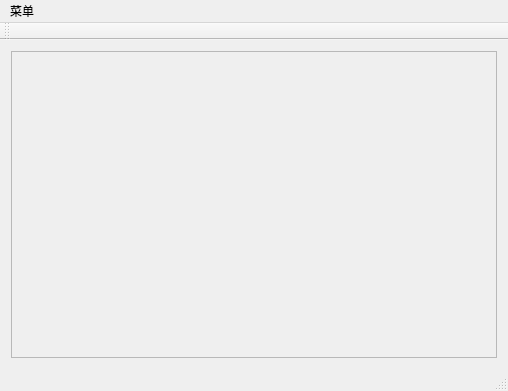
<?xml version="1.0" encoding="UTF-8"?>
<ui version="4.0">
 <class>MainWindow</class>
 <widget class="QMainWindow" name="MainWindow">
  <property name="geometry">
   <rect>
    <x>0</x>
    <y>0</y>
    <width>508</width>
    <height>391</height>
   </rect>
  </property>
  <property name="minimumSize">
   <size>
    <width>508</width>
    <height>391</height>
   </size>
  </property>
  <property name="windowTitle">
   <string>MainWindow</string>
  </property>
  <widget class="QWidget" name="centralWidget">
   <layout class="QGridLayout" name="gridLayout">
    <item row="0" column="0">
     <widget class="QFrame" name="frame">
      <property name="frameShape">
       <enum>QFrame::StyledPanel</enum>
      </property>
      <property name="frameShadow">
       <enum>QFrame::Raised</enum>
      </property>
      <layout class="QVBoxLayout" name="verticalLayout">
       <item>
        <layout class="QHBoxLayout" name="horizontalLayout">
         <property name="spacing">
          <number>2</number>
         </property>
        </layout>
       </item>
      </layout>
     </widget>
    </item>
   </layout>
  </widget>
  <widget class="QMenuBar" name="menuBar">
   <property name="geometry">
    <rect>
     <x>0</x>
     <y>0</y>
     <width>508</width>
     <height>21</height>
    </rect>
   </property>
   <widget class="QMenu" name="menu">
    <property name="title">
     <string>菜单</string>
    </property>
    <addaction name="action"/>
   </widget>
   <addaction name="menu"/>
  </widget>
  <widget class="QToolBar" name="mainToolBar">
   <attribute name="toolBarArea">
    <enum>TopToolBarArea</enum>
   </attribute>
   <attribute name="toolBarBreak">
    <bool>false</bool>
   </attribute>
  </widget>
  <widget class="QStatusBar" name="statusBar"/>
  <action name="action">
   <property name="text">
    <string>打开</string>
   </property>
  </action>
 </widget>
 <layoutdefault spacing="6" margin="11"/>
 <resources/>
 <connections/>
</ui>
